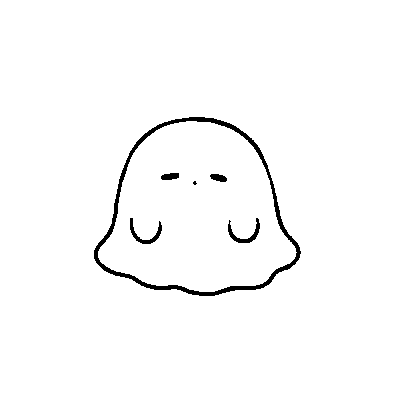
#> input picture a.bmp, 400 x 400 px
$ python Arnold.py
#> lines starting #> are read from the running program, lines starting #| are printed output that depends on the picture; after the words box and inside, x2 and y2 are one past the last pixel; in counts of white or black regions, pixels touching at a corner belong together
import numpy as np
import cv2

def arnold(img):
    r, c = img.shape
    p = np.zeros((r, c), np.uint8)
    a = 1
    b = 1
    for i in range(r):
        for j in range(c):
            x = (i + b * j) % r
            y = (a * i + (a * b + 1) * j) % c
            p[x, y] = img[i, j]
    return p

def dearnold(img):
    r, c = img.shape
    p = np.zeros((r, c), np.uint8)
    a = 1
    b = 1
    for i in range(r):
        for j in range(c):
            x = ((a * b + 1) * i - b * j) % r
            y = (-a * i + j) % c
            p[x, y] = img[i, j]
    return p

def arnold_time(image, times):
    for i in range(times):
        image = arnold(image)
    return image

def dearnold_time(image, times):
    for i in range(times):
        image = dearnold(image)
    return image


img=cv2.imread("a.bmp", cv2.IMREAD_GRAYSCALE)
#> img: shape (400, 400); 98.1% white; 6 black regions (1 under 20 px), largest, box (x1, y1, x2, y2) and area: (94, 117, 301, 296) 2408, (228, 218, 260, 243) 225, (130, 218, 162, 244) 219, (161, 173, 179, 180) 103, (210, 174, 227, 182) 98
img=arnold_time(img, 10)
#> the loop in arnold_time, `for i in range(times):` made 10 passes
#> pass 1, in arnold_time, `image = arnold(image)`:
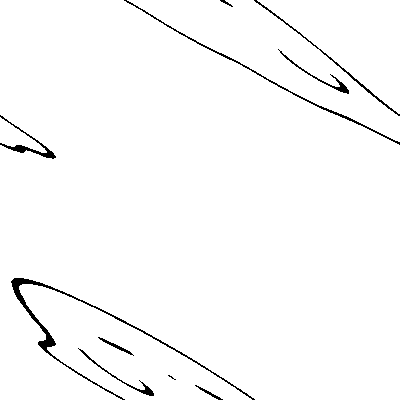
#> image: shape (400, 400); 98.1% white; black in thin lines or dots
#> pass 2, in arnold_time, `image = arnold(image)`:
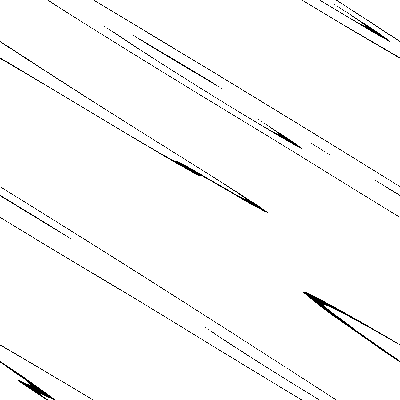
#> image: shape (400, 400); 98.1% white; black in thin lines or dots
#> pass 3, in arnold_time, `image = arnold(image)`:
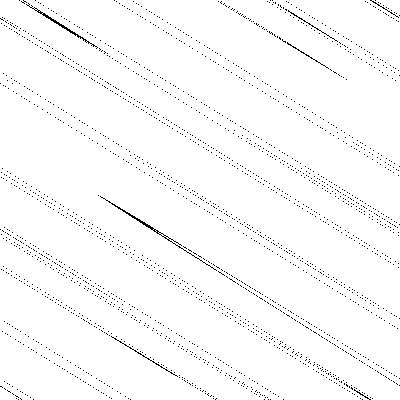
#> image: shape (400, 400); 98.1% white; black in thin lines or dots
#> after the loop in arnold_time, `for i in range(times):`:
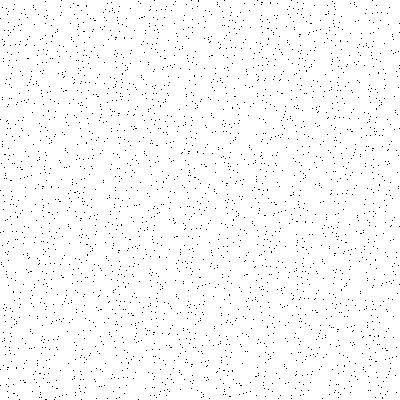
#> image: shape (400, 400); 98.1% white; black in thin lines or dots
cv2.imwrite("a_arnold.bmp", img)
